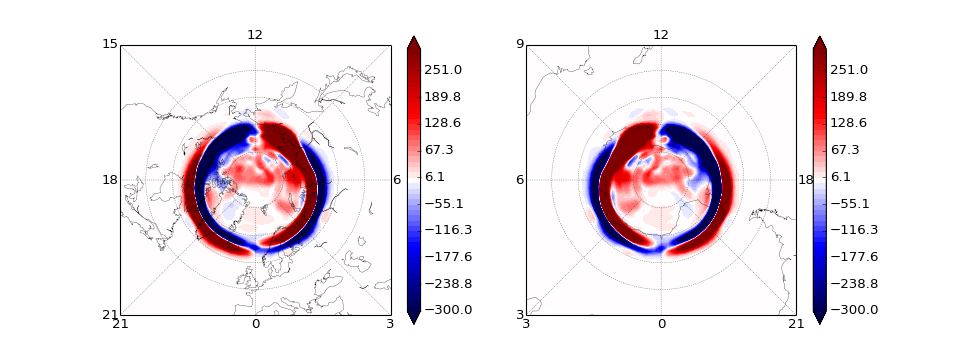

The Python source for this figure:
from matplotlib import pyplot as plt

import viscid
from viscid.plot import mpl

iono_file = viscid.load_file(_viscid_root + '/../../sample/cen2000.iof.xdmf')

fac_tot = 1e9 * iono_file["fac_tot"]

ax1 = plt.subplot(121)
mpl.plot(fac_tot, ax=ax1, hemisphere="north", style="contourf",
         plot_opts="lin_-300_300", extend="both",
         levels=50, drawcoastlines=True)
ax2 = plt.subplot(122)
mpl.plot(fac_tot, ax=ax2, hemisphere="south", style="contourf",
         plot_opts="lin_-300_300", extend="both",
         levels=50, drawcoastlines=True)
plt.gcf().set_size_inches(12, 4.5)
